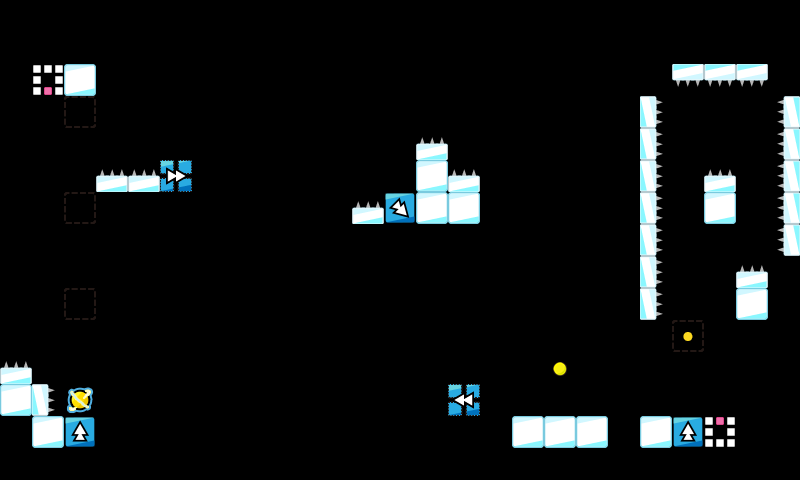

This game map was drawn from its Tiled (.tmx) file and the tilesets committed beside it. A one-line description and the trimmed map source follow:
An orthogonal 25x15 tile map with 32x32 px tiles, 1 tile layer (map).

<map version="1.0" orientation="orthogonal" renderorder="right-down" width="25" height="15" tilewidth="32" tileheight="32" nextobjectid="4">
 <tileset firstgid="1" name="map_tiles" tilewidth="32" tileheight="32" tilecount="225" columns="15">
  <image source="../../img/map_tiles.png" width="480" height="480" />
 </tileset>
 <layer name="map" width="25" height="15">
  <data>[375 cells, 53 non-empty, 13 distinct tile ids]</data>
 </layer>
 <objectgroup color="#ffffff" name="Object Layer 1" />
</map>
